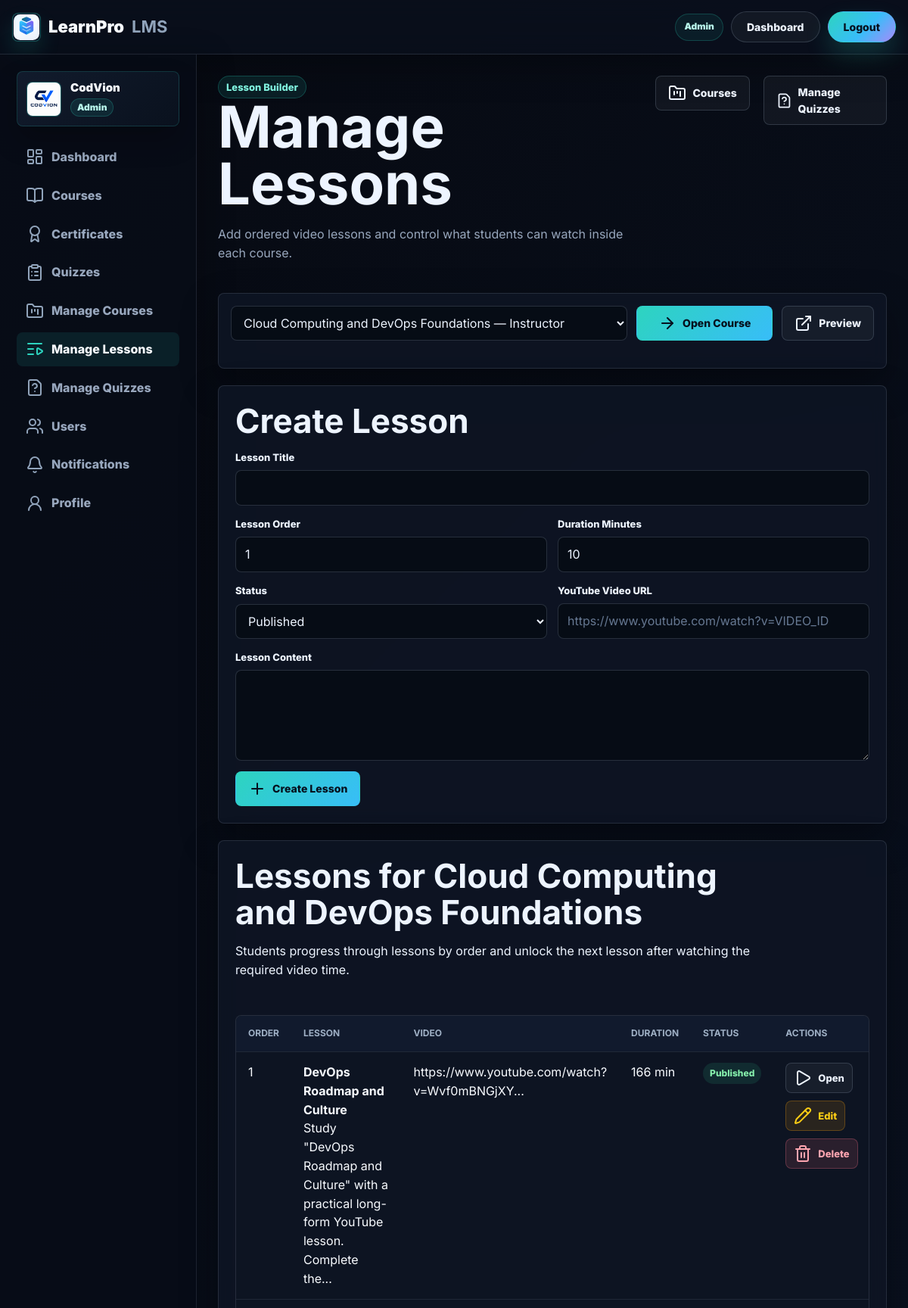
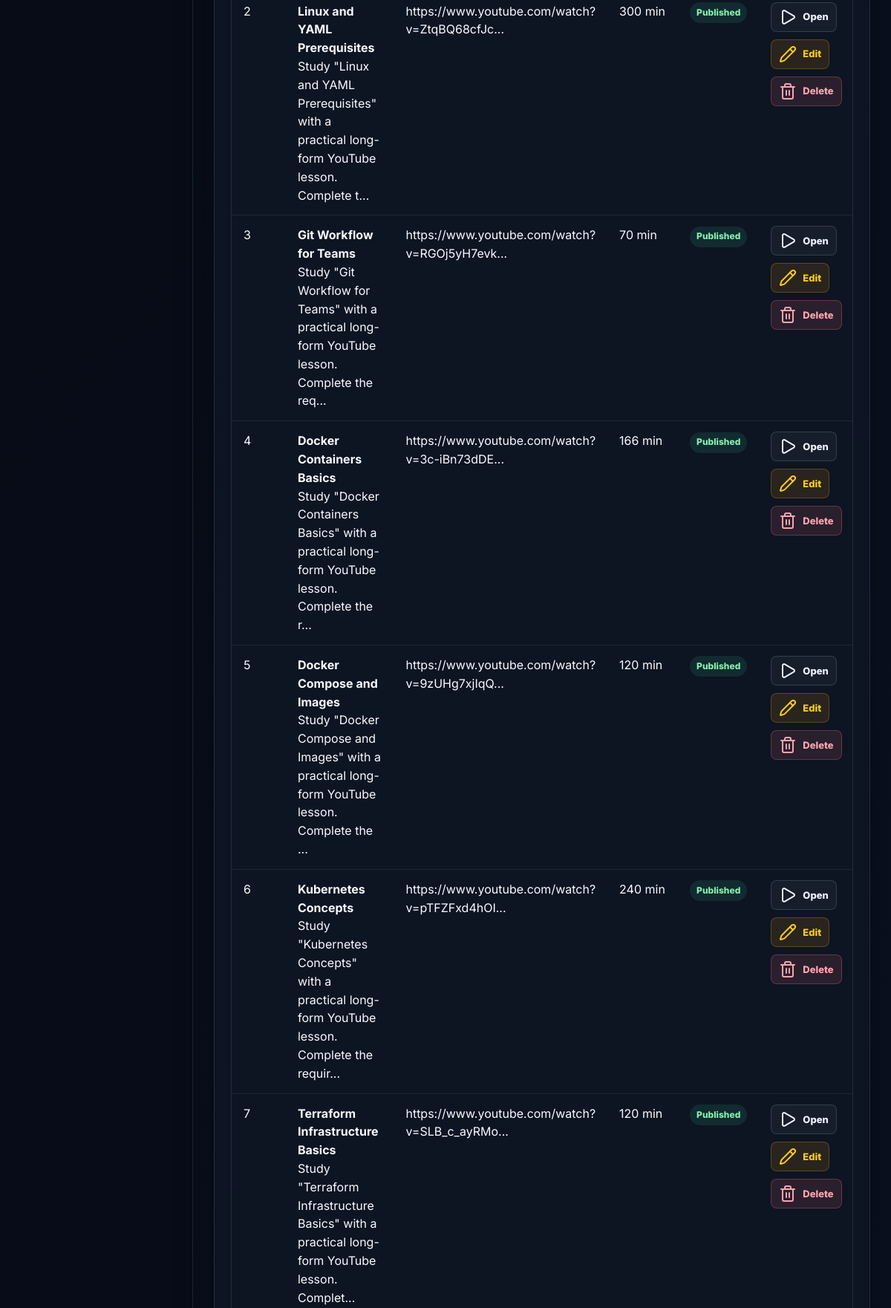
/manage_lessons.php (signed in, upper part), run on the app's committed database (2 pictures, top to bottom).
### tables this page shows
CREATE TABLE `courses` (
  `id` int(10) unsigned NOT NULL AUTO_INCREMENT,
  `title` varchar(180) NOT NULL,
  `category` varchar(90) NOT NULL,
  `level` enum('Beginner','Intermediate','Advanced') NOT NULL DEFAULT 'Beginner',
  `duration` varchar(60) NOT NULL,
  `price` decimal(10,2) NOT NULL DEFAULT 0.00,
  `cover_image` varchar(500) NOT NULL,
  `description` text NOT NULL,
  `status` enum('draft','published','archived') NOT NULL DEFAULT 'draft',
  `instructor_id` int(10) unsigned NOT NULL,
  `created_at` timestamp NOT NULL DEFAULT current_timestamp(),
  `updated_at` timestamp NULL DEFAULT NULL ON UPDATE current_timestamp(),
  PRIMARY KEY (`id`),
  KEY `idx_courses_instructor` (`instructor_id`),
  KEY `idx_courses_status` (`status`),
  CONSTRAINT `fk_courses_instructor` FOREIGN KEY (`instructor_id`) REFERENCES `login_system` (`id`) ON DELETE CASCADE
);

CREATE TABLE `lessons` (
  `id` int(10) unsigned NOT NULL AUTO_INCREMENT,
  `course_id` int(10) unsigned NOT NULL,
  `title` varchar(180) NOT NULL,
  `lesson_order` int(10) unsigned NOT NULL DEFAULT 1,
  `video_url` varchar(700) NOT NULL,
  `duration_minutes` int(10) unsigned NOT NULL DEFAULT 10,
  `content` text NOT NULL,
  `status` enum('draft','published') NOT NULL DEFAULT 'published',
  `created_at` timestamp NOT NULL DEFAULT current_timestamp(),
  `updated_at` timestamp NULL DEFAULT NULL ON UPDATE current_timestamp(),
  PRIMARY KEY (`id`),
  KEY `idx_lessons_course` (`course_id`),
  CONSTRAINT `fk_lessons_course` FOREIGN KEY (`course_id`) REFERENCES `courses` (`id`) ON DELETE CASCADE
);

### manage_lessons.php (the view, shortened to what this page needs)
<?php
require_once 'config.php';
$user_id = (int) $_SESSION['user_id'];
$role = $_SESSION['role'];
$lessons = [];
$selected_course = null;
$selected_course_id = (int) ($_GET['course_id'] ?? 0);
$edit_lesson = null;
$title = '';
$lesson_order = '1';
$video_url = '';
$duration_minutes = '10';
$content = '';
$status = 'published';
if ($role === 'admin') {
    $stmt = $conn->prepare('SELECT c.*, u.full_name AS instructor_name FROM courses c INNER JOIN login_system u ON c.instructor_id = u.id ORDER BY c.title ASC');
    $stmt->execute();
} else {
    $stmt = $conn->prepare('SELECT c.*, u.full_name AS instructor_name FROM courses c INNER JOIN login_system u ON c.instructor_id = u.id WHERE c.instructor_id = ? ORDER BY c.title ASC');
    $stmt->execute([$user_id]);
}
$courses = $stmt->fetchAll();
if ($selected_course_id === 0 && count($courses) > 0) {
    $selected_course_id = (int) $courses[0]['id'];
}
if ($selected_course_id > 0) {
    $stmt = $conn->prepare('SELECT * FROM courses WHERE id = ?');
    $stmt->execute([$selected_course_id]);
    if ($stmt->rowCount() > 0) {
        $selected_course = $stmt->fetch();
    }
}
if ($selected_course_id > 0) {
    $stmt = $conn->prepare('SELECT * FROM lessons WHERE course_id = ? ORDER BY lesson_order ASC, id ASC');
    $stmt->execute([$selected_course_id]);
    $lessons = $stmt->fetchAll();
}
?>
<!doctype html>
<html lang="en">
<head>
    <link rel="stylesheet" href="assets/css/style.css">
</head>
<body>
    <?php include 'partials/learnpro-header.php'; ?>
    <div class="app-layout">
        <aside class="sidebar">
            <?php include 'partials/sidebar-profile.php'; ?>
            <nav class="side-links">
                <a href="dashboard.php"><i data-lucide="layout-dashboard"></i> Dashboard</a>
                <a href="courses.php"><i data-lucide="book-open"></i> Courses</a>
                <a href="certificates.php"><i data-lucide="award"></i> Certificates</a>
                <a href="quizzes.php"><i data-lucide="clipboard-list"></i> Quizzes</a>
                <a href="manage_courses.php"><i data-lucide="folder-kanban"></i> Manage Courses</a>
                <a class="active" href="manage_lessons.php"><i data-lucide="list-video"></i> Manage Lessons</a>
                <a href="manage_quizzes.php"><i data-lucide="file-question"></i> Manage Quizzes</a>
                <?php if ($role === 'admin'): ?>
                    <a href="users.php"><i data-lucide="users"></i> Users</a>
                <?php endif; ?>
                <a href="notifications.php"><i data-lucide="bell"></i> Notifications</a>
                <a href="profile.php"><i data-lucide="user-round"></i> Profile</a>
            </nav>
        </aside>
        <main class="page-main">
            <section class="page-top">
                <div>
                    <span class="eyebrow">Lesson Builder</span>
                    <h1>Manage Lessons</h1>
                    <p>Add ordered video lessons and control what students can watch inside each course.</p>
                </div>
                <a class="btn" href="manage_courses.php"><i data-lucide="folder-kanban"></i> Courses</a>
                <a class="btn" href="manage_quizzes.php?course_id=<?php echo (int) $selected_course_id; ?>"><i data-lucide="file-question"></i> Manage Quizzes</a>
            </section>
            <?php if (count($courses) === 0): ?>
                <div class="empty-state">
                    <p>Create a course before adding lessons.</p>
                    <a class="btn primary" href="manage_courses.php"><i data-lucide="plus"></i> Create Course</a>
                </div>
            <?php else: ?>
                <section class="panel slim">
                    <form method="get" action="manage_lessons.php" class="search-panel">
                        <div class="field">
                            <select name="course_id">
                                <?php foreach ($courses as $course): ?>
                                    <option value="<?php echo (int) $course['id']; ?>" <?php echo $selected_course_id === (int) $course['id'] ? 'selected' : ''; ?>>
                                        <?php echo htmlspecialchars($course['title'], ENT_QUOTES, 'UTF-8'); ?> — <?php echo htmlspecialchars($course['instructor_name'], ENT_QUOTES, 'UTF-8'); ?>
                                    </option>
                                <?php endforeach; ?>
                            </select>
                        </div>
                        <button class="btn primary" type="submit"><i data-lucide="arrow-right"></i> Open Course</button>
                        <a class="btn" href="course.php?id=<?php echo (int) $selected_course_id; ?>"><i data-lucide="external-link"></i> Preview</a>
                    </form>
                </section>
                <section class="panel">
                    <h2><?php echo $edit_lesson ? 'Update Lesson' : 'Create Lesson'; ?></h2>
                    <form method="post" action="manage_lessons.php?course_id=<?php echo (int) $selected_course_id; ?><?php echo $edit_lesson ? '&edit=' . (int) $edit_lesson['id'] : ''; ?>" class="form-grid">
                        <div class="field full">
                            <label for="title">Lesson Title</label>
                            <input id="title" type="text" name="title" value="<?php echo htmlspecialchars($title, ENT_QUOTES, 'UTF-8'); ?>" required>
                        </div>
                        <div class="field">
                            <label for="lesson_order">Lesson Order</label>
                            <input id="lesson_order" type="number" min="1" name="lesson_order" value="<?php echo htmlspecialchars((string) $lesson_order, ENT_QUOTES, 'UTF-8'); ?>" required>
                        </div>
                        <div class="field">
                            <label for="duration_minutes">Duration Minutes</label>
                            <input id="duration_minutes" type="number" min="1" name="duration_minutes" value="<?php echo htmlspecialchars((string) $duration_minutes, ENT_QUOTES, 'UTF-8'); ?>" required>
                        </div>
                        <div class="field">
                            <label for="status">Status</label>
                            <select id="status" name="status">
                                <option value="published" <?php echo $status === 'published' ? 'selected' : ''; ?>>Published</option>
                            </select>
                        </div>
                        <div class="field">
                            <label for="video_url">YouTube Video URL</label>
                            <input id="video_url" type="url" name="video_url" value="<?php echo htmlspecialchars($video_url, ENT_QUOTES, 'UTF-8'); ?>" placeholder="https://www.youtube.com/watch?v=VIDEO_ID" required>
                        </div>
                        <div class="field full">
                            <label for="content">Lesson Content</label>
                            <textarea id="content" name="content" required><?php echo htmlspecialchars($content, ENT_QUOTES, 'UTF-8'); ?></textarea>
                        </div>
                        <div class="field full">
                            <div class="form-actions">
                                <button class="btn primary" type="submit"><i data-lucide="<?php echo $edit_lesson ? 'save' : 'plus'; ?>"></i> <?php echo $edit_lesson ? 'Update Lesson' : 'Create Lesson'; ?></button>
                            </div>
                        </div>
                    </form>
                </section>
                <section class="panel">
                    <div class="section-head">
                        <div>
                            <h2>Lessons for <?php echo htmlspecialchars($selected_course['title'] ?? 'Selected Course', ENT_QUOTES, 'UTF-8'); ?></h2>
                            <p>Students progress through lessons by order and unlock the next lesson after watching the required video time.</p>
                        </div>
                    </div>
                    <?php if (count($lessons) > 0): ?>
                        <div class="table-shell">
                            <div class="table-scroll">
                                <table>
                                    <thead>
                                        <tr>
                                            <th>Order</th>
                                            <th>Lesson</th>
                                            <th>Video</th>
                                            <th>Duration</th>
                                            <th>Status</th>
                                            <th>Actions</th>
                                        </tr>
                                    </thead>
                                    <tbody>
                                        <?php foreach ($lessons as $lesson): ?>
                                            <tr>
                                                <td><?php echo (int) $lesson['lesson_order']; ?></td>
                                                <td><strong><?php echo htmlspecialchars($lesson['title'], ENT_QUOTES, 'UTF-8'); ?></strong><br><?php echo htmlspecialchars(substr($lesson['content'], 0, 90), ENT_QUOTES, 'UTF-8'); ?>...</td>
                                                <td><?php echo htmlspecialchars(substr($lesson['video_url'], 0, 60), ENT_QUOTES, 'UTF-8'); ?>...</td>
                                                <td><?php echo (int) $lesson['duration_minutes']; ?> min</td>
                                                <td><span class="tag <?php echo htmlspecialchars($lesson['status'], ENT_QUOTES, 'UTF-8'); ?>"><?php echo htmlspecialchars($lesson['status'], ENT_QUOTES, 'UTF-8'); ?></span></td>
                                                <td>
                                                    <div class="table-actions">
                                                        <a class="btn small" href="course.php?id=<?php echo (int) $selected_course_id; ?>&lesson_id=<?php echo (int) $lesson['id']; ?>"><i data-lucide="play"></i> Open</a>
                                                        <a class="btn small warning" href="manage_lessons.php?course_id=<?php echo (int) $selected_course_id; ?>&edit=<?php echo (int) $lesson['id']; ?>"><i data-lucide="pencil"></i> Edit</a>
                                                        <form class="inline-form" method="post" action="manage_lessons.php?course_id=<?php echo (int) $selected_course_id; ?>" onsubmit="return confirm('Delete this lesson and its saved student progress?');">
                                                            <button class="btn small danger" type="submit"><i data-lucide="trash-2"></i> Delete</button>
                                                        </form>
                                                    </div>
                                                </td>
                                            </tr>
                                        <?php endforeach; ?>
                                    </tbody>
                                </table>
                            </div>
                        </div>
                    <?php else: ?>
                        <div class="empty-state">
                            <p>No lessons have been created for this course.</p>
                        </div>
                    <?php endif; ?>
                </section>
            <?php endif; ?>
        </main>
    </div>
</body>
</html>

### data on the page
courses: title "Cloud Computing and DevOps Foundations"
lessons: lesson_order "1", title "DevOps Roadmap and Culture", content "Study \"DevOps Roadmap and Culture\" with a practical long-form YouTube lesson. Complete the", video_url "https://www.youtube.com/watch?v=Wvf0mBNGjXY", duration_minutes "166", status "Published"
lessons: lesson_order "2", title "Linux and YAML Prerequisites", content "Study \"Linux and YAML Prerequisites\" with a practical long-form YouTube lesson. Complete t", video_url "https://www.youtube.com/watch?v=ZtqBQ68cfJc", duration_minutes "300", status "Published"
lessons: lesson_order "3", title "Git Workflow for Teams", content "Study \"Git Workflow for Teams\" with a practical long-form YouTube lesson. Complete the req", video_url "https://www.youtube.com/watch?v=RGOj5yH7evk", duration_minutes "70", status "Published"
lessons: lesson_order "4", title "Docker Containers Basics", content "Study \"Docker Containers Basics\" with a practical long-form YouTube lesson. Complete the r", video_url "https://www.youtube.com/watch?v=3c-iBn73dDE", duration_minutes "166", status "Published"
lessons: lesson_order "5", title "Docker Compose and Images", content "Study \"Docker Compose and Images\" with a practical long-form YouTube lesson. Complete the", video_url "https://www.youtube.com/watch?v=9zUHg7xjIqQ", duration_minutes "120", status "Published"
lessons: lesson_order "6", title "Kubernetes Concepts", content "Study \"Kubernetes Concepts\" with a practical long-form YouTube lesson. Complete the requir", video_url "https://www.youtube.com/watch?v=pTFZFxd4hOI", duration_minutes "240", status "Published"
lessons: lesson_order "7", title "Terraform Infrastructure Basics", content "Study \"Terraform Infrastructure Basics\" with a practical long-form YouTube lesson. Complet", video_url "https://www.youtube.com/watch?v=SLB_c_ayRMo", duration_minutes "120", status "Published"

### other printed values
$learnpro_header_role "Admin"
$learnpro_header_plain_text "Dashboard"
$learnpro_header_cta_text "Logout"
$sidebar_profile_name "CodVion"
$sidebar_profile_role "Admin"
form field course_id "Cloud Computing and DevOps Foundations — Instructor"
